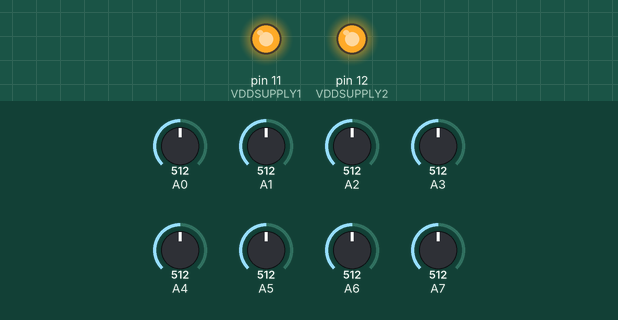
A program run on a simulated Arduino Nano, built with avr-gcc and run on an emulated ATmega328P. Parts: output pins drawn as LEDs (lit = HIGH). The inputs (shaded band) are chosen by the test bench; at power-on: A0 = 512, A1 = 512, A2 = 512, A3 = 512, A4 = 512, A5 = 512, A6 = 512, A7 = 512. What the program prints to the serial monitor is not drawn.

Above: at 1.2 s.
1.3 s: A0 set to 109
2.8 s: A0 set to 93
Timing chart, 0 to 5.8 s (numbered marks = the images above; inputs shaded):
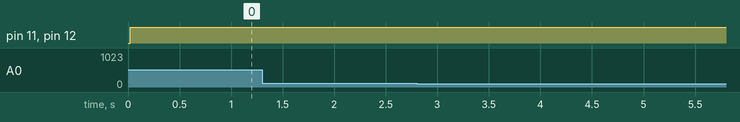

Measured:
- after the input at 1.3 s, every drawn part: stays the same
- after the input at 2.8 s, every drawn part: stays the same

The program:

main.cpp
```cpp
/*
Author: cb
Date: April 18
Purpose:
 - read analog inputs (ir-data and force sensors)
 - write data to serial
 -
Attention:
 - check BAUDRATE
 - check TSAMPLE
 - check NOI
 -
*/

 #include "Arduino.h"
 #include <Wire.h>
// #include <Adafruit_BNO055.h>

#define TSAMPLE 16496 //in us (16500us := measuring cycle of 0a41sk/0a51sk/0a21ysk/0a02yk )
#define NOI 8 //12  // number of analog inputs (12 IR + 2 iefsr-force-sensors)
#define BAUDRATE 57600
#define VDDSUPPLY1 11
#define VDDSUPPLY2 12
#define WWIDTH 32

void measure( void ) {
  int val[NOI];
  for (int i = 0; i<NOI; i++){
    val[i] = 0;
  }
  for (int j = 0; j<WWIDTH; j++){
    for (int i = 0; i<NOI; i++){
      // analogRead(i); // dummy measurement for adc
      val[i] += analogRead(i);
      }
  }
  for (int i = 0; i<NOI; i++){
    Serial.print(val[i]/WWIDTH);
    Serial.print(",");
  }
  Serial.print("\n");
}

void setup(){
  Serial.begin(BAUDRATE);
  delay(20);
  pinMode(VDDSUPPLY1, OUTPUT);
  pinMode(VDDSUPPLY2, OUTPUT);
}

void loop() {

  digitalWrite(VDDSUPPLY1, HIGH);
  digitalWrite(VDDSUPPLY2, HIGH);
  unsigned long lastMeasurement = micros();
  measure();

  while (1) {
    if ((micros()-lastMeasurement) >= TSAMPLE){
      // Serial.println(micros()-lastMeasurement);
      lastMeasurement = micros();
      measure();
    }
  }
}
```
